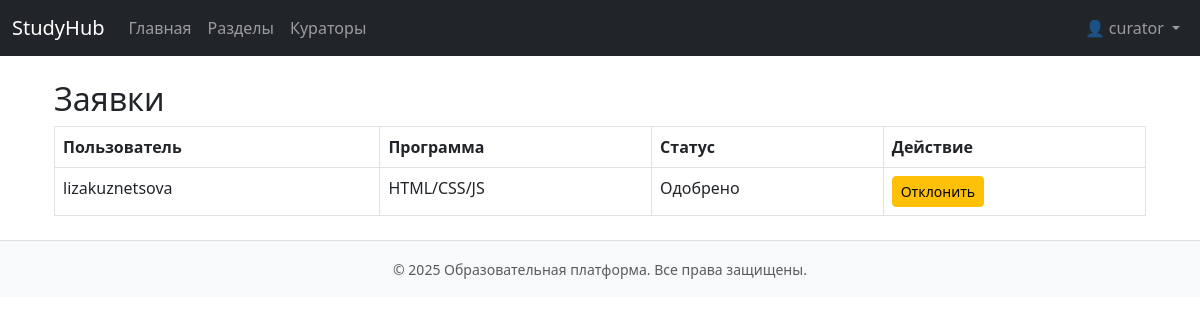
Screenshot of /enrollments/manage/ (signed in) with the database file from the repository.
### app/models.py (models this page shows, shortened)
class Users(AbstractBaseUser, PermissionsMixin):
    first_name = models.CharField(max_length=100, verbose_name="Имя", blank=True)
    last_name = models.CharField(max_length=100, verbose_name="Фамилия", blank=True)
    middle_name = models.CharField(max_length=100, verbose_name="Отчество", blank=True)
    username = models.CharField(max_length=150, unique=True)
    password = models.CharField(max_length=255)
    is_active = models.BooleanField(default=True)
    is_staff = models.BooleanField(default=False)
    is_superuser = models.BooleanField(default=False)
    last_login = models.DateTimeField(null=True, blank=True)
    date_joined = models.DateTimeField(auto_now_add=True)
    createdat = models.DateTimeField(auto_now_add=True)
    groups = models.ManyToManyField(Group, related_name='customuser_set', blank=True)
    user_permissions = models.ManyToManyField(Permission, related_name='customuser_permissions', blank=True)
    favorites = models.ManyToManyField('Program', related_name='favorited_by', blank=True)
    USERNAME_FIELD = 'username'
    objects = UserManager()
    class Meta:
        db_table = 'users'

class Enrollment(models.Model):
    user = models.ForeignKey(Users, on_delete=models.CASCADE, related_name='enrollments')
    program = models.ForeignKey(Program, on_delete=models.CASCADE, related_name='enrollments')
    is_approved = models.BooleanField(default=False)
    class Meta:
        unique_together = ('user', 'program')

class Program(models.Model):
    name = models.CharField(max_length=100)
    description = models.TextField()
    section = models.ForeignKey(Section, on_delete=models.CASCADE, related_name='programs')
    goal = models.TextField()
    skills = models.TextField()
    certificate_image = models.ImageField(upload_to='certificates/', null=True, blank=True)
    curators = models.ManyToManyField(Users, related_name='curated_programs', blank=True)

### app/views.py (the view)
# urls.py: path('enrollments/manage/', views.manage_enrollments, name='enrollments_manage'),
@login_required
@user_passes_test(lambda u: is_curator(u) or is_admin(u))
def manage_enrollments(request):
    enrollments = Enrollment.objects.all()
    return render(request, 'manage_enrollments.html', {'enrollments': enrollments})

### app/context_processors.py (called while the page is built)
def user_roles(request):
    if not request.user.is_authenticated:
        return {
            'is_admin': False,
            'is_curator': False,
            'is_user': False,
        }
    is_admin_user = request.user.is_superuser or request.user.groups.filter(name='Администратор').exists()
    is_curator_user = False
    is_participant_user = False
    if not is_admin_user:
        is_curator_user = request.user.groups.filter(name='Куратор').exists()
        if not is_curator_user:
            is_participant_user = request.user.groups.filter(name='Пользователь').exists()
    return {
        'is_admin': is_admin_user,
        'is_curator': is_curator_user,
        'is_user': is_participant_user,
    }

### app/views.py (called while the page is built)
def in_group(user, name): return user.groups.filter(name=name).exists()

def is_curator(user): return in_group(user, 'Куратор')

### app/templates/manage_enrollments.html
{% extends 'base.html' %}
{% block content %}
<div class="container">
  <h2>Заявки</h2>
  <table class="table table-bordered">
    <thead>
      <tr><th>Пользователь</th><th>Программа</th><th>Статус</th><th>Действие</th></tr>
    </thead>
    <tbody>
      {% for e in enrollments %}
      <tr>
        <td>{{ e.user.username }}</td>
        <td>{{ e.program.name }}</td>
        <td>{{ e.is_approved|yesno:"Одобрено,Не одобрено" }}</td>
        <td>
          <a href="{% url 'enrollment_toggle_approval' e.pk %}" class="btn btn-sm btn-warning">
            {% if e.is_approved %}Отклонить{% else %}Одобрить{% endif %}
          </a>
        </td>
      </tr>
      {% endfor %}
    </tbody>
  </table>
</div>
{% endblock %}

### app/templates/header.html (shortened to what this page needs)
<nav class="navbar navbar-expand-lg navbar-dark bg-dark">
    <div class="container-fluid">
      <a class="navbar-brand" href="{% url 'index' %}">StudyHub</a>
      <div class="collapse navbar-collapse" id="navbarNav">
        <ul class="navbar-nav me-auto">
          {% if user.is_authenticated %}
            <li class="nav-item"><a class="nav-link" href="{% url 'index' %}">Главная</a></li>
            <li class="nav-item"><a class="nav-link" href="{% url 'sections' %}">Разделы</a></li>
            <li class="nav-item"><a class="nav-link" href="{% url 'curators' %}">Кураторы</a></li>
          {% endif %}
        </ul>
        <ul class="navbar-nav">
          {% if user.is_authenticated %}
            <li class="nav-item dropdown">
              <a class="nav-link dropdown-toggle" href="#" id="profileDropdown" role="button" data-bs-toggle="dropdown" aria-expanded="false">
                👤 {{ user.get_full_name|default:user.username }}
              </a>
            </li>
          {% else %}
            <li class="nav-item"><a class="nav-link" href="{% url 'login' %}">Войти</a></li>
            <li class="nav-item"><a class="nav-link" href="{% url 'register' %}">Регистрация</a></li>
          {% endif %}
        </ul>
      </div>
    </div>
  </nav>

### rows the page displays
Users: get_full_name "curator"
Enrollment: user.username "lizakuznetsova", program.name "HTML/CSS/JS", is_approved "Одобрено", shows "Отклонить"

### other values shown
{{ year|default:2025 }} "2025"
